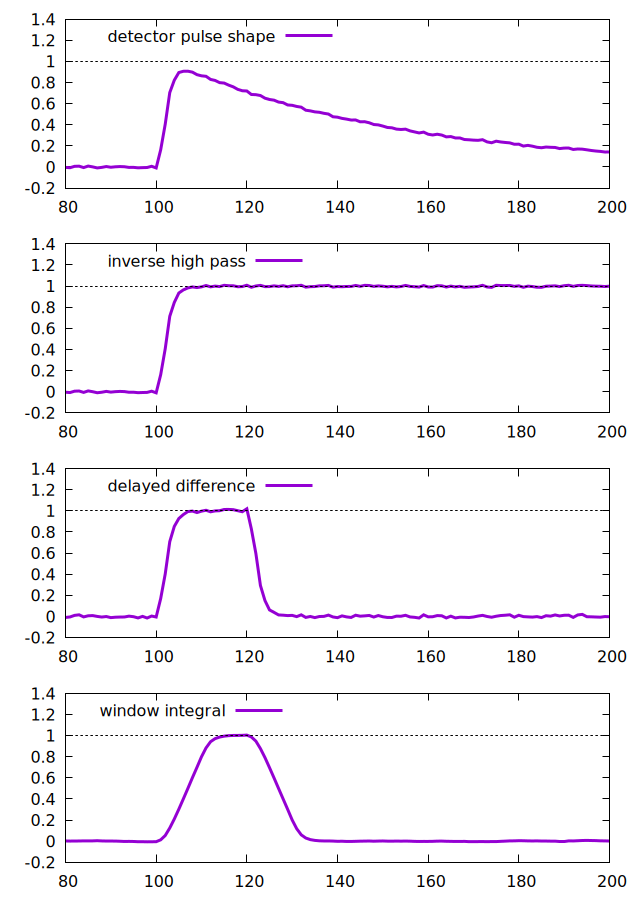

Here is the gnuplot script that generated this plot:
set term pngcairo  size 640,900
set output "mawd.png"



set multiplot layout 4,1
set key top left

plot[80:200][-0.2:1.4] "mawd1.dat" using 0:1 w l lw 3 title "detector pulse shape" ,   1 lt 1 lc black dt '-' notitle
plot[80:200][-0.2:1.4] "mawd2.dat" using 0:1 w l lw 3 title "inverse high pass" ,      1 lt 1 lc black dt '-' notitle
plot[80:200][-0.2:1.4] "mawd3.dat" using 0:1 w l lw 3 title "delayed difference" ,     1 lt 1 lc black dt '-' notitle
plot[80:200][-0.2:1.4] "mawd4.dat" using 0:1 w l lw 3 title "window integral" ,        1 lt 1 lc black dt '-' notitle

unset multiplot	
